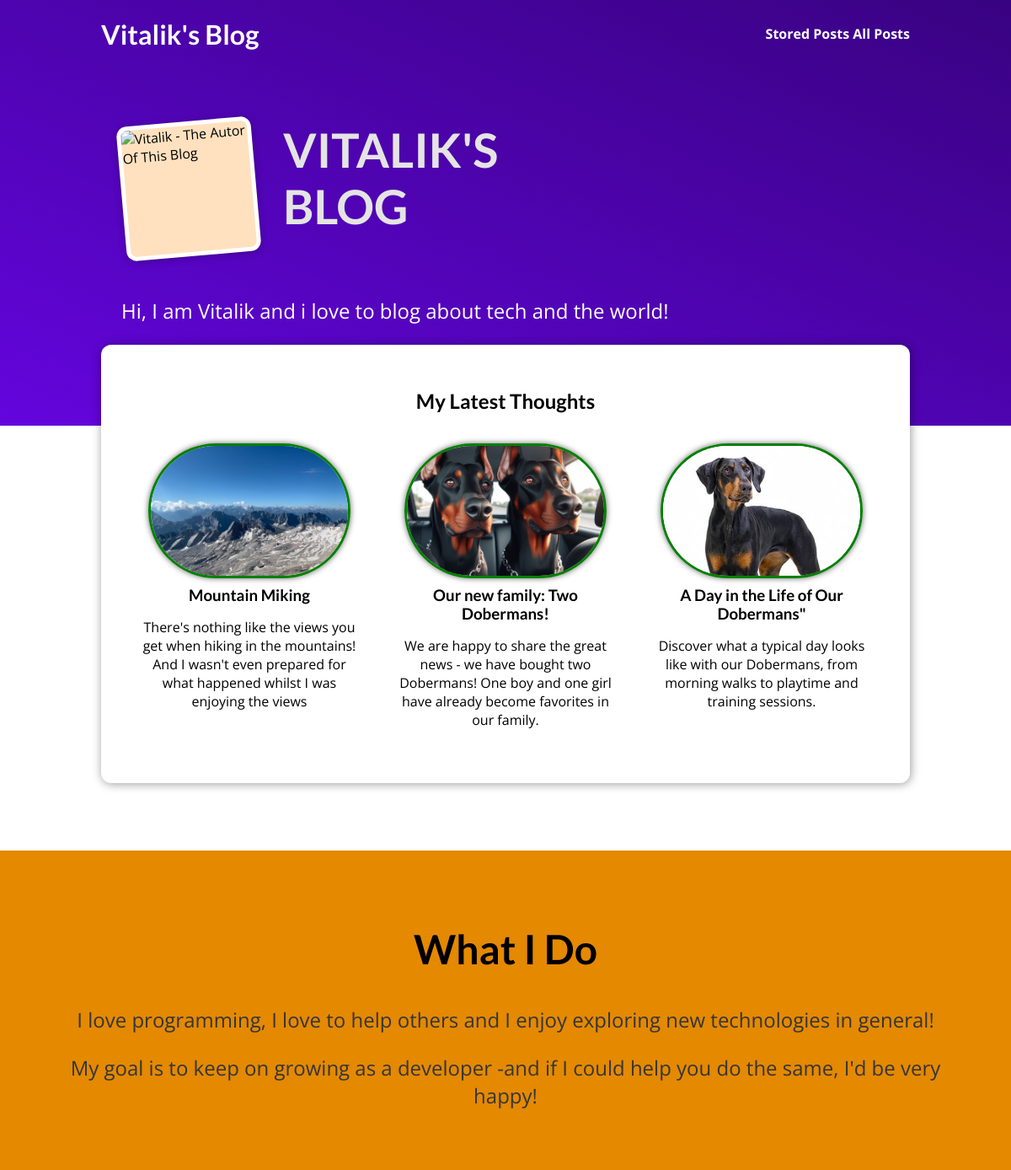
The page / on the database its author committed.
### blog/models.py (models this page shows, shortened)
class Post(models.Model):
    title = models.CharField(max_length=150)
    excerpt = models.CharField(max_length=200)
    image = models.ImageField(upload_to="posts", null=True)
    date = models.DateField(auto_now=True)
    slug = models.SlugField(unique=True, db_index=True)
    content = models.TextField(validators=[MinLengthValidator(10)])
    author = models.ForeignKey(
        Author, on_delete=models.SET_NULL, null=True,related_name="posts")
    tags = models.ManyToManyField(Tag)

### blog/views.py (the view)
# urls.py: path("", views.StartingPageView.as_view(), name="starting-page"),
class StartingPageView(ListView):
    template_name = "index.html"
    model = Post
    ordering = ["-date"]
    context_object_name = "posts"
    def get_queryset(self):
        queryset = super().get_queryset()
        data = queryset[:3]
        return data

### blog/templates/index.html (shortened to what this page needs)
{% extends "base.html" %}
{% load static %}
{% block css_files %}
  <link rel="stylesheet" href="{% static "post.css" %}">
  <link rel="stylesheet" href="{% static "index.css" %}">
{% endblock %}
{% block content %}
  <section id="welcome">
    <header>
      <img src="{% static "images/max.png"%}" alt="Vitalik - The Autor Of This Blog" />
      <h2>VITALIK'S BLOG</h2>
    </header>
    <p>Hi, I am Vitalik and i love to blog about tech and the world!</p>
  </section>
  <section id="latest-posts">
    <h2>My Latest Thoughts</h2>
    <ul>
      {% for post in posts %}
        {% include "includes/post.html" %}
      {% endfor %}
    </ul>
  </section>
  <section id="about">
    <h2>What I Do</h2>
    <p>I love programming, I love to help others and I enjoy exploring new technologies in general!
    </p>
    <p>
      My goal is to keep on growing as a developer -and if I could help you do the same, I'd be very happy!
    </p>
  </section>
{% endblock %}

### blog/templates/includes/post.html
{% load static %}
<li>
    <article class="post">
        <a href="{% url "post-detail-page" post.slug %}">
            <img src="{{ post.image.url }}" alt="{{ post.title }}" />
            <div class="post__content">
                <h3>{{ post.title }}</h3>
                <p>
                    {{ post.excerpt }}
                </p>
            </div>
        </a>
    </article>
</li>

### static/app.css (style rules this page uses)
* { box-sizing: border-box; }
html { font-family: 'Open Sans', 'Lato', sans-serif; }
body { margin: 0; }
h1, h2, h3 { font-family: 'Lato', sans-serif; font-weight: bold; }

### blog/static/post.css (style rules this page uses)
.post { display: flex; flex-direction: column; align-items: center; text-align: center; }
.post a { text-decoration: none; color: black; transition: all 0.2s ease; padding: 1rem; }
.post img { width: 5rem; height: 5rem; object-fit: cover; border-radius: 50%; }
.post h3 { margin: 0.25rem 0; }

### blog/static/index.css (style rules this page uses)
#welcome { background: linear-gradient(to right top, #6305dd, #390281); padding: 6rem 12%; }
#welcome header { display: flex; align-items: flex-start; margin: 3rem auto; }
#welcome img { width: 10rem; height: 10rem; object-fit: cover; object-position: top; border: 5px solid white; border-radius: 12px; background-color: #ffe1bf; transform: rotateZ(-5deg); box-shadow: 0 2px 8px rgba(0, 0, 0, 0.25); }
#welcome h2 { font-size: 3.5rem; margin: 0 0 0 2rem; color: #e4e4e4; width: 10rem; }
#welcome p { color: white; font-size: 1.5rem; }
#latest-posts { background-color: white; padding: 2rem; border-radius: 12px; width: 60rem; margin: -6rem auto 2rem auto; box-shadow: 1px 1px 12px rgba(0, 0, 0, 0.4); }
#latest-posts h2 { text-align: center; }
#latest-posts ul { list-style: none; margin: 0; padding: 0; display: flex; gap: 1rem; }
#latest-posts li { flex: 1; }
#about { text-align: center; padding: 3rem; background-color: #e48900; margin-top: 5rem; }
#about h2 { font-size: 3rem; }
#about p { font-size: 1.5rem; color: #353535; }
.post { display: flex; flex-direction: none align-items: center; text-align: center; }
.post a { text-decoration: none; color: black; transition: all 0.2 ease; padding: 1rem; }
.post img { width: 15rem; height: 10rem; border-radius: 100px; border: 3px solid green; box-shadow: 0 0 7px #666; }

### rows shown on the page
Post: image (picture), title "Mountain Miking", excerpt "There's nothing like the views you get when hiking in the mountains! And I wasn't even prepared for what happened whilst I was enjoying the views"
Post: image (picture), title "Our new family: Two Dobermans!", excerpt "We are happy to share the great news - we have bought two Dobermans! One boy and one girl have already become favorites in our family."
Post: image (picture), title "A Day in the Life of Our Dobermans\"", excerpt "Discover what a typical day looks like with our Dobermans, from morning walks to playtime and training sessions."
